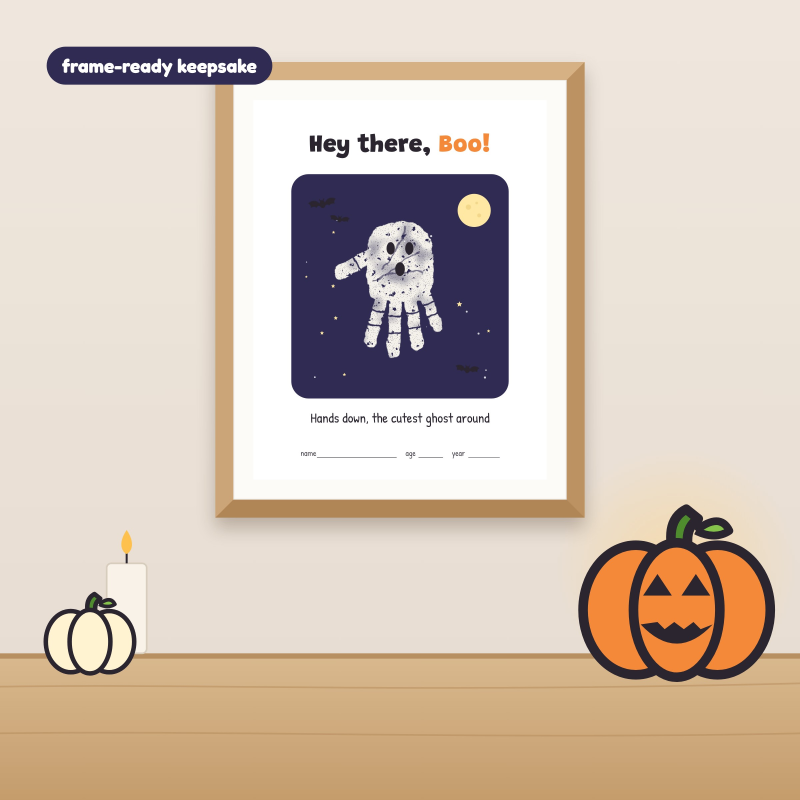
#> input picture etsy/halloween-handprint-crafts/dist/listing-images/03-framed-ghost.jpg, 2400 x 2400 px, given in place of 03-framed-ghost.jpg-sample.png, which was not available (shown at 1/3 size)
$ python montage.py ../dist/listing-images/03-framed-ghost.jpg
#> lines starting #> are read from the running program, lines starting #| are printed output that depends on the picture; pictures that were not available may be replaced by others from this repository, and a replacement may not be noted
# Combine preview PNGs side by side: python3 src/montage.py id1 id2 ... -> build/preview/_m.png
import sys
from PIL import Image
ims=[]
for i in sys.argv[1:]:
    row=[Image.open(f'build/preview/{i}-{t}.png').convert('RGB') for t in ('sample','color','bw')]
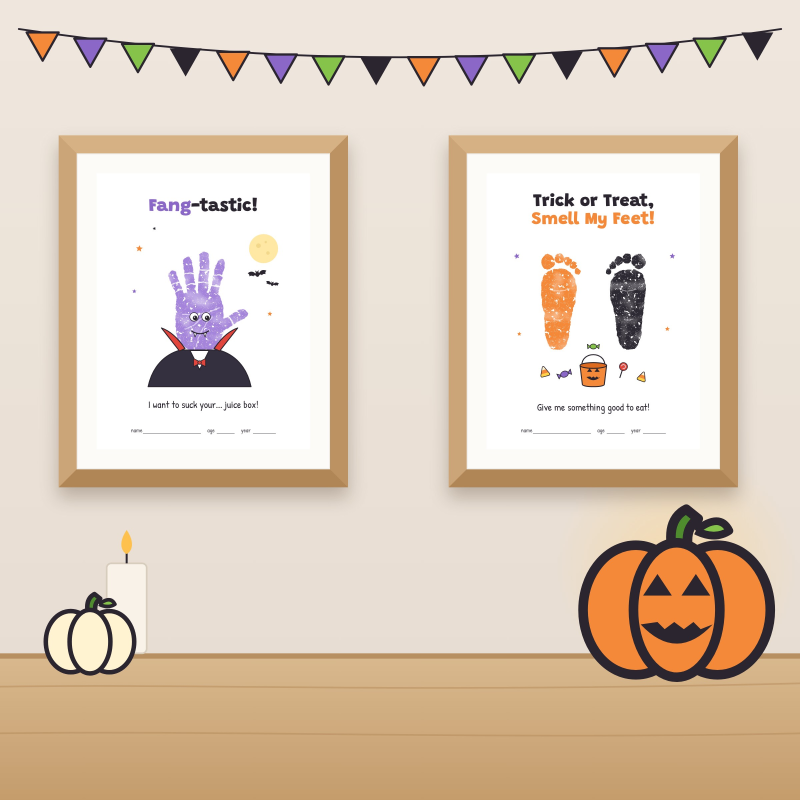
#> input picture etsy/halloween-handprint-crafts/dist/listing-images/04-framed-pair.jpg, 2400 x 2400 px, given in place of 03-framed-ghost.jpg-color.png, which was not available (shown at 1/3 size)
#> row = 3 items
    w=sum(r.width for r in row)+20; h=max(r.height for r in row)
#> after `w = sum((r.width for r in row)) + 20`: w = 7220
#> after `h = max((r.height for r in row))`: h = 2400
    canvas=Image.new('RGB',(w,h),(120,120,120)); x=0
#> after `canvas = Image.new('RGB', (w, h), (120, 120, 120))`: canvas: PIL image 7220x2400 RGB; every value is 120
    for r in row: canvas.paste(r,(x,0)); x+=r.width+10
#> this loop made 3 passes
#> x on passes 1 to 3: 2410, 4820, 7230
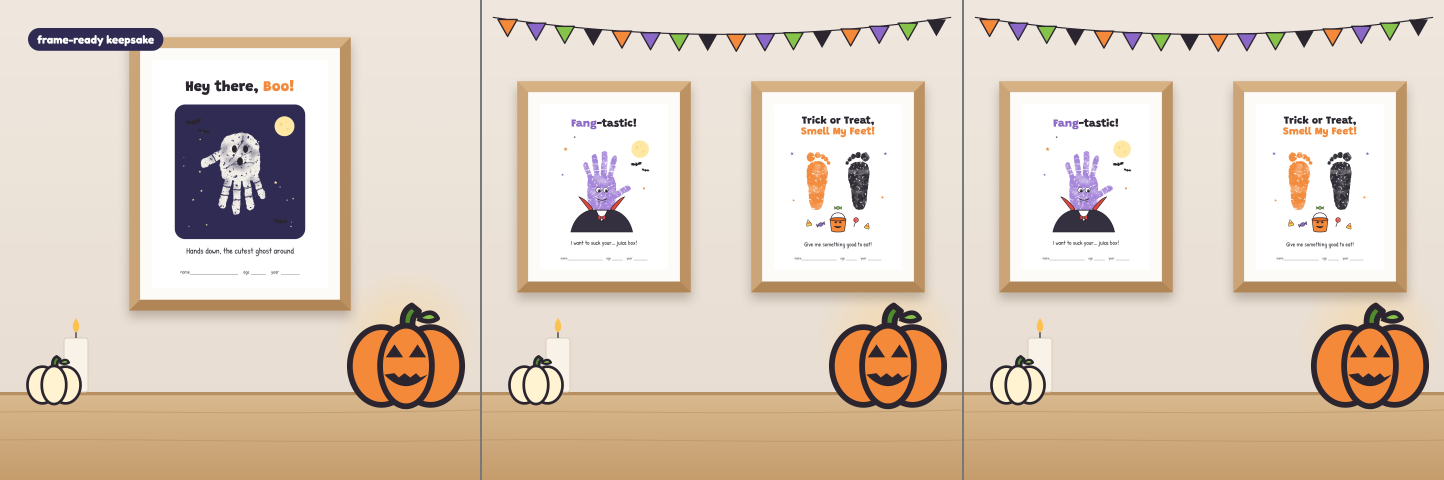
#> canvas: PIL image 7220x2400 RGB (shown at 1/5 size); mean R, G, B 219, 202.3, 185.5
#> after the loop, x = 7230
    ims.append(canvas)
W=max(i.width for i in ims); H=sum(i.height for i in ims)+10*len(ims)
#> after `W = max((i.width for i in ims))`: W = 7220
#> after `H = sum((i.height for i in ims)) + 10 * len(ims)`: H = 2410
out=Image.new('RGB',(W,H),(80,80,80)); y=0
#> after `out = Image.new('RGB', (W, H), (80, 80, 80))`: out: PIL image 7220x2410 RGB; every value is 80
for i in ims: out.paste(i,(0,y)); y+=i.height+10
#> this loop made 1 pass
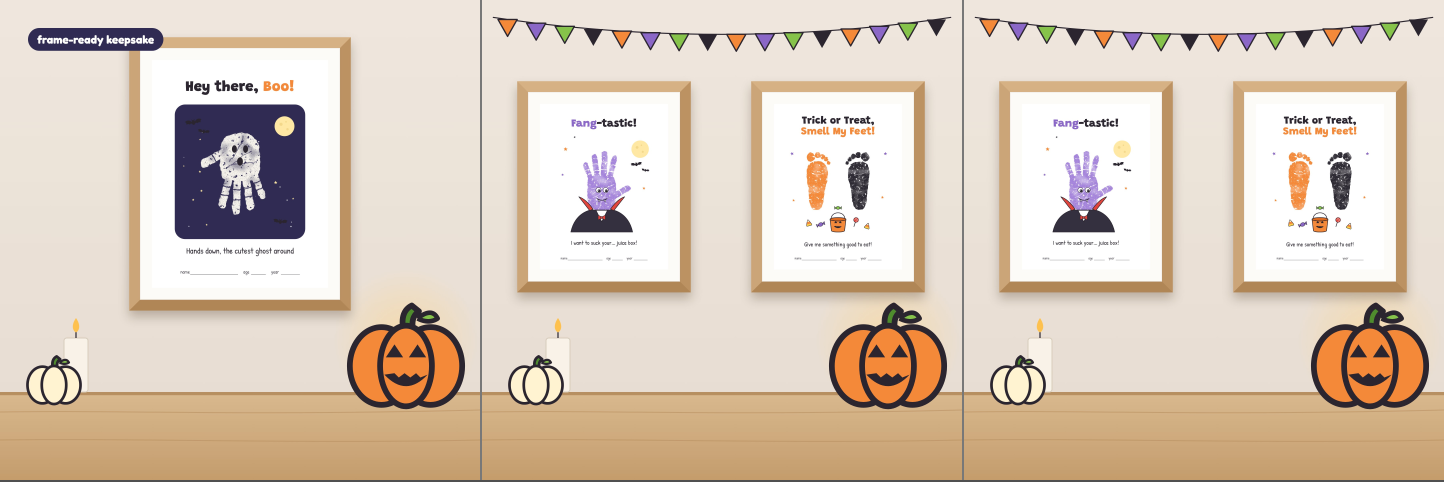
#> out: PIL image 7220x2410 RGB (shown at 1/5 size); mean R, G, B 218.4, 201.7, 185
#> after the loop, y = 2410
s=float(sys.argv[0] and 0.55)
out=out.resize((int(W*s),int(H*s)))
#> out: PIL image 3971x1325 RGB
out.save('build/preview/_m.png')
